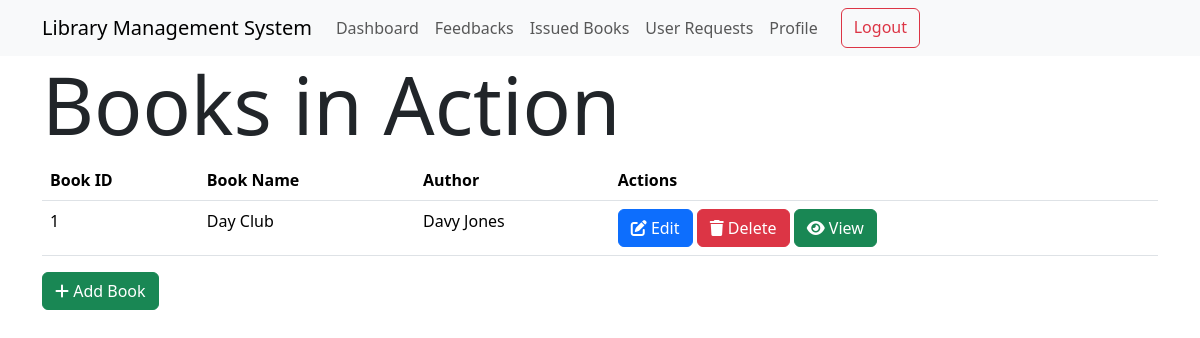
The app's page /section/1/ (signed in), older data.
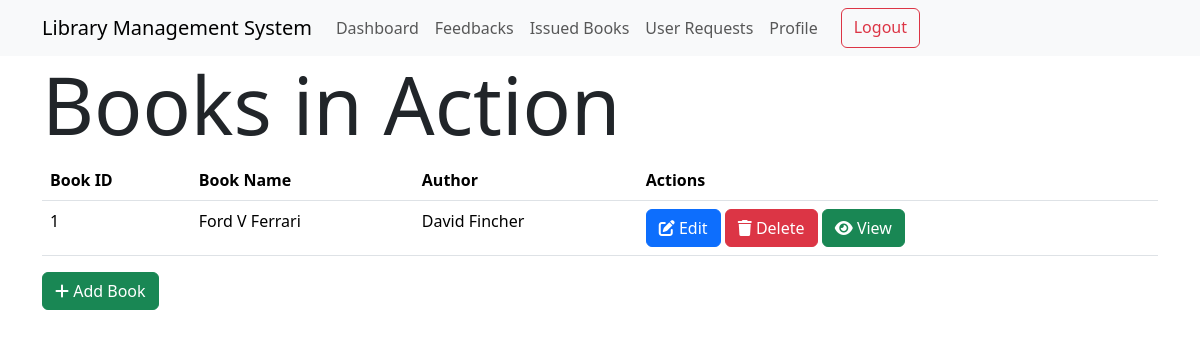
The same page, newer data.
### models.py (models this page shows)
class Books(db.Model):
    id = db.Column(db.Integer, primary_key=True)
    name = db.Column(db.String(64), nullable=False)
    content = db.Column(db.Text, nullable=False)
    author = db.Column(db.String(64), nullable=False)
    date_issued = db.Column(db.Date)  # null as it'll be filled during issuance
    return_date = db.Column(db.Date)  # null as it'll be filled during issuance
    section_id = db.Column(db.Integer, db.ForeignKey("section.id"), nullable=False)
    carts = db.relationship("Cart", backref="book", lazy=True)
    issued = db.relationship(
        "Issued", backref="books", lazy=True, cascade="all, delete-orphan"
    )

### routes.py (the view)
@app.route("/section/<int:id>/")
@admin_required
def show_section(id):
    section = Section.query.get(id)
    if not section:
        flash("Section does not exist")
        return redirect(url_for("admin"))
    return render_template("/section/show.html", section=section)

### routes.py (called while the page is built)
def admin_required(func):
    @wraps(func)
    def inner(*args, **kwargs):
        if "user_id" not in session:
            return redirect(url_for("login"))
        user = User.query.get(session["user_id"])
        if not user.is_admin:
            flash("You are not authorized to access this page")
            return redirect(url_for("index"))
        return func(*args, **kwargs)
    return inner

### templates/section/show.html (shortened to what this page needs)
{% extends 'layout.html' %}
{% block content %}
<h1 class="display-1">
    Books in {{section.name}}
</h1>
<table class="table">
    <thead>
        <tr>
            <th>Book ID</th>
            <th>Book Name</th>
            <th>Author</th>
            <th>Actions</th>
        </tr>
    </thead>
    <tbody>
        {% for book in section.books %}
        <tr>
            <td>{{book.id}}</td>
            <td>{{book.name}}</td>
            <td>{{book.author}}</td>
            <td>
                <a href="{{url_for('edit_book', id=book.id)}}" class="btn btn-primary">
                    <i class="fas fa-edit"></i>
                    Edit
                </a>
                <a href="{{url_for('delete_book', id=book.id)}}" class="btn btn-danger">
                    <i class="fas fa-trash"></i>
                    Delete
                </a>
                <form action="{{url_for('read_book', id=book.id)}}" method="POST" style="display: inline;">
                    <button class=" btn btn-success">
                        <i class="fa fa-eye" aria-hidden="true"></i>
                        View
                    </button>
                </form>
            </td>
        </tr>
        {% endfor %}
    </tbody>
</table>
<a href="{{url_for('add_book', section_id=section.id)}}" class="btn btn-success">
    <i class="fas fa-plus"></i>
    Add Book
</a>
{% endblock %}

Row changes from the older to the newer data that the page shows:
changed Books id 1: name "Day Club" → "Ford V Ferrari"; author "Davy Jones" → "David Fincher"
